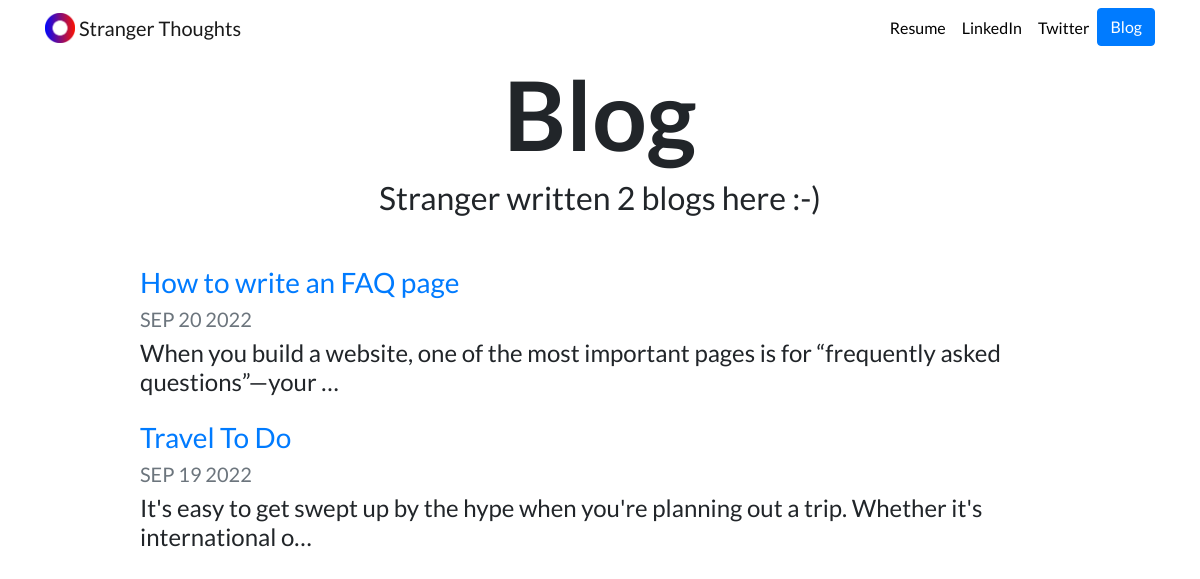
Screenshot of /blog/ with the database file from the repository.
### blog/models.py (models this page shows)
class Blog(models.Model):
    title = models.CharField(max_length=200)
    description = models.TextField()
    image = models.ImageField(upload_to='portfolio/images/')
    date = models.DateField()

### blog/views.py (the view)
# urls.py: path('',views.all_blogs, name='all_blogs'),
def all_blogs(request):
    blogs = Blog.objects.order_by('-date')
    return render(request, 'blog/all_blogs.html',{'blogs':blogs})

### blog/templates/blog/all_blogs.html
{% extends 'portfolio/base.html' %}
{% block content %}
<h1 id="blogtitle" class="font-weight-bold text-center">Blog</h1>
<h2 class="text-center mb-5">Stranger written {{ blogs.count }} blogs here :-)</h2>
{% for blog in blogs %}
<div class="row justify-content-center my-3">
  <div class="col-md-10">
  <a href="{% url 'blog:detail' blog.id %}">
    <h3>{{ blog.title }}</h3></a>
    <h5 class="text-muted">{{ blog.date|date:'M d Y  '|upper }}</h5>
    <h4>{{ blog.description|striptags|truncatechars:100 }}</h4>
  </div>
</div>
{% endfor %}
{% endblock %}

### portfolio/static/portfolio/custom.css (style rules this page uses)
body { font-family: 'Lato', sans-serif; }
#blogtitle { font-size: 6rem; }

### rows the page displays
Blog: title "How to write an FAQ page", date "SEP 20 2022", description "When you build a website, one of the most important pages is for “frequently asked questions”—your …"
Blog: title "Travel To Do", date "SEP 19 2022", description "It's easy to get swept up by the hype when you're planning out a trip. Whether it's international o…"

### other values shown
{{ blogs.count }} "2"
